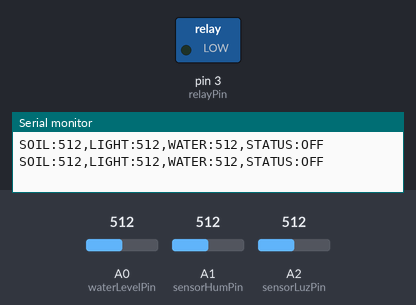
Recording of a sketch running on a simulated Arduino Uno, built with avr-gcc and run on an emulated ATmega328P. Shown: switched loads named in the sketch (green lamp = pin HIGH), the last lines printed to the serial monitor. The inputs (shaded band) are chosen by the test bench; at power-on: A1 (sensorHumPin) = 512, A0 (waterLevelPin) = 512, A2 (sensorLuzPin) = 512.

Above: at 2.8 s.
2.9 s: A1 (sensorHumPin) set to 585
5.6 s: A1 (sensorHumPin) set to 607
At 7.2 s:
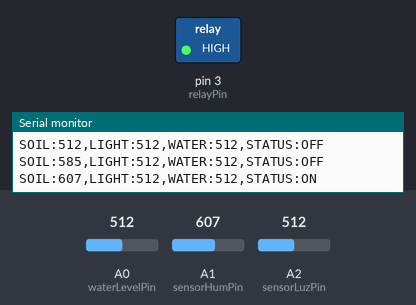
8.3 s: A1 (sensorHumPin) set to 590
At 10.3 s:
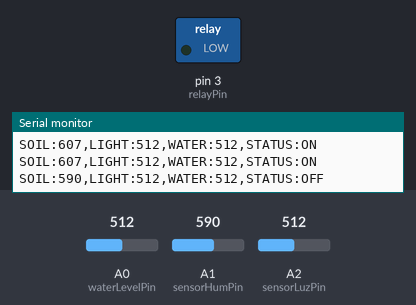
11.5 s: A1 (sensorHumPin) set to 610
At 13.0 s:
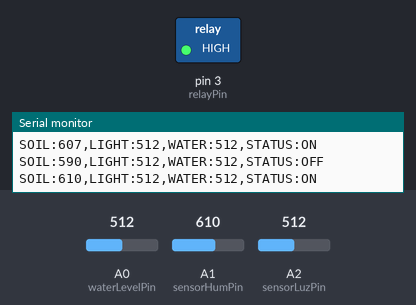
Timing chart, 0 to 14.5 s (numbered marks = the images above; inputs shaded):
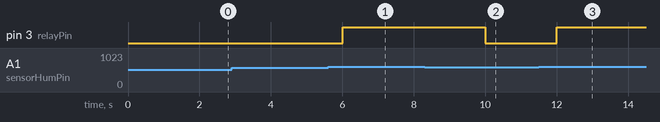

Measured:
- the behaviour switches between 600 and 601 on A1 (sensorHumPin) (found by bisection; images 0 and 1)
- after the input at 5.6 s, pin 3 (relayPin): LOW → HIGH after 0.40 s
- after the input at 8.3 s, pin 3 (relayPin): HIGH → LOW after 1.7 s
- after the input at 11.5 s, pin 3 (relayPin): LOW → HIGH after 0.51 s

The sketch:

Sistema_de_Riego.ino
```cpp
const int relayPin = 3;       // Pin para el relé
const int sensorHumPin = A1;  // Pin para el sensor de humedad (higrómetro)
const int waterLevelPin = A0; // Pin para el sensor de nivel de agua
const int sensorLuzPin = A2;  // Pin para el sensor de luz (LDR)

int sensorHumValue = 0;       // Variable para el valor del higrómetro
int waterLevelValue = 0;      // Variable para el valor del nivel de agua
int sensorLuzValue = 0;       // Variable para el valor del sensor de luz
int thresholdHumidity = 600;  // Umbral para la humedad del suelo
int thresholdWaterLevel = 300; // Umbral para el nivel de agua

void setup() {
  pinMode(relayPin, OUTPUT);
  digitalWrite(relayPin, LOW); // Apagar la bomba por defecto

  Serial.begin(9600);  // Iniciar la comunicación serial
}

void loop() {
  // Leer el valor del sensor de humedad
  sensorHumValue = analogRead(sensorHumPin);

  // Leer el valor del sensor de nivel de agua
  waterLevelValue = analogRead(waterLevelPin);

  // Leer el valor del sensor de luz (LDR)
  sensorLuzValue = analogRead(sensorLuzPin);

  // Enviar los datos en el formato esperado: clave:valor
  Serial.print("SOIL:");
  Serial.print(sensorHumValue);  // Humedad del suelo
  Serial.print(",LIGHT:");
  Serial.print(sensorLuzValue);  // Valor de luz
  Serial.print(",WATER:");
  Serial.print(waterLevelValue);  // Nivel de agua

  // Control de la bomba basado en el nivel de agua y humedad
  if (waterLevelValue > thresholdWaterLevel) {
    if (sensorHumValue > thresholdHumidity) {
      digitalWrite(relayPin, HIGH);  // Enciende la bomba
      Serial.print(",STATUS:ON");  // Bomba encendida
    } else {
      digitalWrite(relayPin, LOW);  // Apaga la bomba si el suelo está húmedo
      Serial.print(",STATUS:OFF");  // Bomba apagada
    }
  } else {
    digitalWrite(relayPin, LOW);  // Apaga la bomba si el nivel de agua es bajo
    Serial.print(",STATUS:OFF");  // Bomba apagada
  }

  // Enviar los datos con formato 'clave:valor' por cada parámetro
  Serial.println();  // Nueva línea para terminar la transmisión de datos
  delay(2000);  // Espera 2 segundos antes de la siguiente lectura
}
```
